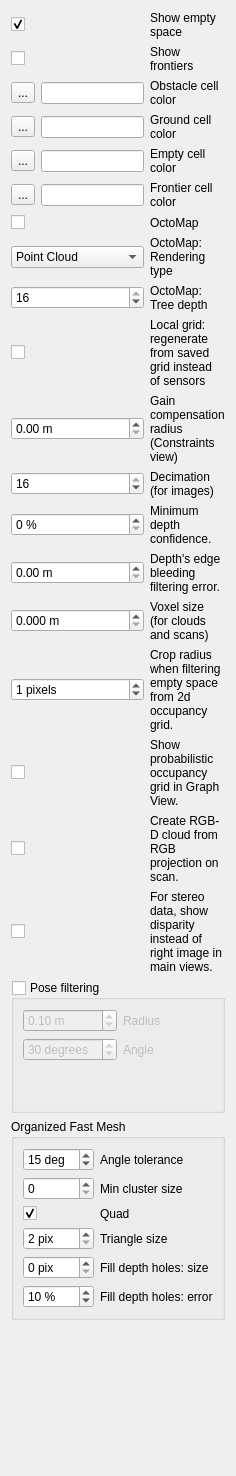
       <widget class="QWidget" name="page_4">
        <property name="geometry">
         <rect>
          <x>0</x>
          <y>0</y>
          <width>217</width>
          <height>1476</height>
         </rect>
        </property>
        <attribute name="label">
         <string>Grid/cloud generation</string>
        </attribute>
        <layout class="QVBoxLayout" name="verticalLayout_16">
         <item>
          <layout class="QGridLayout" name="gridLayout_9" columnstretch="0,1">
           <item row="3" column="1">
            <widget class="QLabel" name="label_octomap_empty_3">
             <property name="text">
              <string>Ground cell color</string>
             </property>
             <property name="wordWrap">
              <bool>true</bool>
             </property>
            </widget>
           </item>
           <item row="14" column="1">
            <widget class="QLabel" name="label_61">
             <property name="text">
              <string>Minimum depth confidence.</string>
             </property>
             <property name="wordWrap">
              <bool>true</bool>
             </property>
            </widget>
           </item>
           <item row="18" column="1">
            <widget class="QLabel" name="label_59">
             <property name="text">
              <string>Show probabilistic occupancy grid in Graph View.</string>
             </property>
             <property name="wordWrap">
              <bool>true</bool>
             </property>
            </widget>
           </item>
           <item row="11" column="0">
            <widget class="QCheckBox" name="checkBox_grid_regenerateFromSavedGrid">
             <property name="text">
              <string/>
             </property>
             <property name="checked">
              <bool>false</bool>
             </property>
            </widget>
           </item>
           <item row="0" column="0">
            <widget class="QCheckBox" name="checkBox_grid_empty">
             <property name="text">
              <string/>
             </property>
             <property name="checked">
              <bool>true</bool>
             </property>
            </widget>
           </item>
           <item row="17" column="0">
            <widget class="QSpinBox" name="spinBox_cropRadius">
             <property name="suffix">
              <string> pixels</string>
             </property>
             <property name="value">
              <number>1</number>
             </property>
            </widget>
           </item>
           <item row="20" column="1">
            <widget class="QLabel" name="label_logger_level_2">
             <property name="text">
              <string>For stereo data, show disparity instead of right image in main views.</string>
             </property>
             <property name="wordWrap">
              <bool>true</bool>
             </property>
            </widget>
           </item>
           <item row="13" column="0">
            <widget class="QSpinBox" name="spinBox_decimation">
             <property name="prefix">
              <string/>
             </property>
             <property name="minimum">
              <number>1</number>
             </property>
             <property name="maximum">
              <number>16</number>
             </property>
             <property name="value">
              <number>16</number>
             </property>
            </widget>
           </item>
           <item row="5" column="0">
            <layout class="QHBoxLayout" name="horizontalLayout_17">
             <item>
              <widget class="QToolButton" name="toolButton_frontierColor">
               <property name="text">
                <string>...</string>
               </property>
              </widget>
             </item>
             <item>
              <widget class="QLineEdit" name="lineEdit_frontierColor">
               <property name="readOnly">
                <bool>true</bool>
               </property>
              </widget>
             </item>
            </layout>
           </item>
           <item row="17" column="1">
            <widget class="QLabel" name="label_57">
             <property name="text">
              <string>Crop radius when filtering empty space from 2d occupancy grid.</string>
             </property>
             <property name="wordWrap">
              <bool>true</bool>
             </property>
            </widget>
           </item>
           <item row="18" column="0">
            <widget class="QCheckBox" name="checkBox_grid_showProbMap">
             <property name="text">
              <string/>
             </property>
             <property name="checked">
              <bool>false</bool>
             </property>
            </widget>
           </item>
           <item row="19" column="1">
            <widget class="QLabel" name="label_60">
             <property name="text">
              <string>Create RGB-D cloud from RGB projection on scan.</string>
             </property>
             <property name="wordWrap">
              <bool>true</bool>
             </property>
            </widget>
           </item>
           <item row="11" column="1">
            <widget class="QLabel" name="label_55">
             <property name="text">
              <string>Local grid: regenerate from saved grid instead of sensors</string>
             </property>
             <property name="wordWrap">
              <bool>true</bool>
             </property>
            </widget>
           </item>
           <item row="10" column="1">
            <widget class="QLabel" name="label_octomap_depth">
             <property name="text">
              <string>OctoMap: Tree depth</string>
             </property>
             <property name="wordWrap">
              <bool>true</bool>
             </property>
            </widget>
           </item>
           <item row="9" column="1">
            <widget class="QLabel" name="label_octomap_cubes">
             <property name="text">
              <string>OctoMap: Rendering type</string>
             </property>
             <property name="wordWrap">
              <bool>true</bool>
             </property>
            </widget>
           </item>
           <item row="2" column="1">
            <widget class="QLabel" name="label_octomap_empty_2">
             <property name="text">
              <string>Obstacle cell color</string>
             </property>
             <property name="wordWrap">
              <bool>true</bool>
             </property>
            </widget>
           </item>
           <item row="12" column="1">
            <widget class="QLabel" name="label_51">
             <property name="text">
              <string>Gain compensation radius (Constraints view)</string>
             </property>
             <property name="wordWrap">
              <bool>true</bool>
             </property>
            </widget>
           </item>
           <item row="1" column="0">
            <widget class="QCheckBox" name="checkBox_grid_frontiers">
             <property name="text">
              <string/>
             </property>
             <property name="checked">
              <bool>false</bool>
             </property>
            </widget>
           </item>
           <item row="19" column="0">
            <widget class="QCheckBox" name="checkBox_cameraProjection">
             <property name="text">
              <string/>
             </property>
             <property name="checked">
              <bool>false</bool>
             </property>
            </widget>
           </item>
           <item row="0" column="1">
            <widget class="QLabel" name="label_octomap_empty">
             <property name="text">
              <string>Show empty space</string>
             </property>
             <property name="wordWrap">
              <bool>true</bool>
             </property>
            </widget>
           </item>
           <item row="1" column="1">
            <widget class="QLabel" name="label_octomap_frontiers">
             <property name="text">
              <string>Show frontiers</string>
             </property>
             <property name="wordWrap">
              <bool>true</bool>
             </property>
            </widget>
           </item>
           <item row="6" column="1">
            <widget class="QLabel" name="label_53">
             <property name="text">
              <string>OctoMap</string>
             </property>
            </widget>
           </item>
           <item row="16" column="1">
            <widget class="QLabel" name="label_54">
             <property name="text">
              <string>Voxel size (for clouds and scans)</string>
             </property>
             <property name="wordWrap">
              <bool>true</bool>
             </property>
            </widget>
           </item>
           <item row="9" column="0">
            <widget class="QComboBox" name="comboBox_octomap_rendering_type">
             <item>
              <property name="text">
               <string>Point Cloud</string>
              </property>
             </item>
             <item>
              <property name="text">
               <string>Cube</string>
              </property>
             </item>
             <item>
              <property name="text">
               <string>Volume</string>
              </property>
             </item>
            </widget>
           </item>
           <item row="10" column="0">
            <widget class="QSpinBox" name="spinBox_grid_depth">
             <property name="prefix">
              <string/>
             </property>
             <property name="minimum">
              <number>0</number>
             </property>
             <property name="maximum">
              <number>16</number>
             </property>
             <property name="value">
              <number>16</number>
             </property>
            </widget>
           </item>
           <item row="12" column="0">
            <widget class="QDoubleSpinBox" name="doubleSpinBox_gainCompensationRadius">
             <property name="suffix">
              <string> m</string>
             </property>
             <property name="decimals">
              <number>2</number>
             </property>
             <property name="minimum">
              <double>0.000000000000000</double>
             </property>
             <property name="maximum">
              <double>10.000000000000000</double>
             </property>
             <property name="singleStep">
              <double>0.010000000000000</double>
             </property>
             <property name="value">
              <double>0.000000000000000</double>
             </property>
            </widget>
           </item>
           <item row="5" column="1">
            <widget class="QLabel" name="label_octomap_frontiers_3">
             <property name="text">
              <string>Frontier cell color</string>
             </property>
             <property name="wordWrap">
              <bool>true</bool>
             </property>
            </widget>
           </item>
           <item row="4" column="1">
            <widget class="QLabel" name="label_octomap_empty_4">
             <property name="text">
              <string>Empty cell color</string>
             </property>
             <property name="wordWrap">
              <bool>true</bool>
             </property>
            </widget>
           </item>
           <item row="13" column="1">
            <widget class="QLabel" name="label_56">
             <property name="text">
              <string>Decimation (for images)</string>
             </property>
             <property name="wordWrap">
              <bool>true</bool>
             </property>
            </widget>
           </item>
           <item row="6" column="0">
            <widget class="QCheckBox" name="checkBox_octomap">
             <property name="text">
              <string/>
             </property>
            </widget>
           </item>
           <item row="3" column="0">
            <layout class="QHBoxLayout" name="horizontalLayout_9">
             <item>
              <widget class="QToolButton" name="toolButton_groundColor">
               <property name="text">
                <string>...</string>
               </property>
              </widget>
             </item>
             <item>
              <widget class="QLineEdit" name="lineEdit_groundColor">
               <property name="readOnly">
                <bool>true</bool>
               </property>
              </widget>
             </item>
            </layout>
           </item>
           <item row="16" column="0">
            <widget class="QDoubleSpinBox" name="doubleSpinBox_voxelSize">
             <property name="suffix">
              <string> m</string>
             </property>
             <property name="decimals">
              <number>3</number>
             </property>
             <property name="minimum">
              <double>0.000000000000000</double>
             </property>
             <property name="maximum">
              <double>99.000000000000000</double>
             </property>
             <property name="singleStep">
              <double>0.010000000000000</double>
             </property>
             <property name="value">
              <double>0.000000000000000</double>
             </property>
            </widget>
           </item>
           <item row="2" column="0">
            <layout class="QHBoxLayout" name="horizontalLayout_11">
             <item>
              <widget class="QToolButton" name="toolButton_obstacleColor">
               <property name="text">
                <string>...</string>
               </property>
              </widget>
             </item>
             <item>
              <widget class="QLineEdit" name="lineEdit_obstacleColor">
               <property name="readOnly">
                <bool>true</bool>
               </property>
              </widget>
             </item>
            </layout>
           </item>
           <item row="20" column="0">
            <widget class="QCheckBox" name="checkBox_showDisparityInsteadOfRight">
             <property name="text">
              <string/>
             </property>
             <property name="checked">
              <bool>false</bool>
             </property>
            </widget>
           </item>
           <item row="4" column="0">
            <layout class="QHBoxLayout" name="horizontalLayout_12">
             <item>
              <widget class="QToolButton" name="toolButton_emptyColor">
               <property name="text">
                <string>...</string>
               </property>
              </widget>
             </item>
             <item>
              <widget class="QLineEdit" name="lineEdit_emptyColor">
               <property name="readOnly">
                <bool>true</bool>
               </property>
              </widget>
             </item>
            </layout>
           </item>
           <item row="15" column="1">
            <widget class="QLabel" name="label_62">
             <property name="text">
              <string>Depth's edge bleeding filtering error.</string>
             </property>
             <property name="wordWrap">
              <bool>true</bool>
             </property>
            </widget>
           </item>
           <item row="15" column="0">
            <widget class="QDoubleSpinBox" name="doubleSpinBox_depthEdgeBleedingError">
             <property name="suffix">
              <string> m</string>
             </property>
             <property name="decimals">
              <number>2</number>
             </property>
             <property name="minimum">
              <double>0.000000000000000</double>
             </property>
             <property name="maximum">
              <double>10.000000000000000</double>
             </property>
             <property name="singleStep">
              <double>0.010000000000000</double>
             </property>
             <property name="value">
              <double>0.000000000000000</double>
             </property>
            </widget>
           </item>
           <item row="14" column="0">
            <widget class="QSpinBox" name="spinBox_depthConfidence">
             <property name="suffix">
              <string> %</string>
             </property>
             <property name="minimum">
              <number>0</number>
             </property>
             <property name="maximum">
              <number>100</number>
             </property>
             <property name="value">
              <number>0</number>
             </property>
            </widget>
           </item>
          </layout>
         </item>
         <item>
          <widget class="QGroupBox" name="groupBox_posefiltering">
           <property name="title">
            <string>Pose filtering</string>
           </property>
           <property name="checkable">
            <bool>true</bool>
           </property>
           <property name="checked">
            <bool>false</bool>
           </property>
           <layout class="QGridLayout" name="gridLayout_12" columnstretch="0,1">
            <item row="4" column="0">
             <widget class="QDoubleSpinBox" name="doubleSpinBox_posefilteringAngle">
              <property name="suffix">
               <string> degrees</string>
              </property>
              <property name="decimals">
               <number>0</number>
              </property>
              <property name="maximum">
               <double>180.000000000000000</double>
              </property>
              <property name="value">
               <double>30.000000000000000</double>
              </property>
             </widget>
            </item>
            <item row="3" column="0">
             <widget class="QDoubleSpinBox" name="doubleSpinBox_posefilteringRadius">
              <property name="suffix">
               <string> m</string>
              </property>
              <property name="minimum">
               <double>0.010000000000000</double>
              </property>
              <property name="value">
               <double>0.100000000000000</double>
              </property>
             </widget>
            </item>
            <item row="3" column="1">
             <widget class="QLabel" name="label_42">
              <property name="text">
               <string>Radius</string>
              </property>
             </widget>
            </item>
            <item row="4" column="1">
             <widget class="QLabel" name="label_43">
              <property name="text">
               <string>Angle</string>
              </property>
             </widget>
            </item>
            <item row="5" column="0">
             <spacer name="verticalSpacer_4">
              <property name="orientation">
               <enum>Qt::Orientation::Vertical</enum>
              </property>
              <property name="sizeHint" stdset="0">
               <size>
                <width>20</width>
                <height>40</height>
               </size>
              </property>
             </spacer>
            </item>
           </layout>
          </widget>
         </item>
         <item>
          <widget class="QGroupBox" name="groupBox">
           <property name="title">
            <string>Organized Fast Mesh</string>
           </property>
           <layout class="QGridLayout" name="gridLayout_13">
            <item row="3" column="1">
             <widget class="QLabel" name="label_14">
              <property name="text">
               <string>Triangle size</string>
              </property>
             </widget>
            </item>
            <item row="0" column="1">
             <widget class="QLabel" name="label_12">
              <property name="text">
               <string>Angle tolerance</string>
              </property>
             </widget>
            </item>
            <item row="0" column="0">
             <widget class="QSpinBox" name="spinBox_mesh_angleTolerance">
              <property name="suffix">
               <string> deg</string>
              </property>
              <property name="minimum">
               <number>1</number>
              </property>
              <property name="maximum">
               <number>180</number>
              </property>
              <property name="value">
               <number>15</number>
              </property>
             </widget>
            </item>
            <item row="3" column="0">
             <widget class="QSpinBox" name="spinBox_mesh_triangleSize">
              <property name="suffix">
               <string> pix</string>
              </property>
              <property name="minimum">
               <number>2</number>
              </property>
              <property name="maximum">
               <number>99</number>
              </property>
             </widget>
            </item>
            <item row="2" column="1">
             <widget class="QLabel" name="label_13">
              <property name="text">
               <string>Quad</string>
              </property>
             </widget>
            </item>
            <item row="5" column="1">
             <widget class="QLabel" name="label_17">
              <property name="text">
               <string>Fill depth holes: error</string>
              </property>
             </widget>
            </item>
            <item row="5" column="0">
             <widget class="QSpinBox" name="spinBox_mesh_depthError">
              <property name="suffix">
               <string> %</string>
              </property>
              <property name="minimum">
               <number>1</number>
              </property>
              <property name="value">
               <number>10</number>
              </property>
             </widget>
            </item>
            <item row="2" column="0">
             <widget class="QCheckBox" name="checkBox_mesh_quad">
              <property name="text">
               <string/>
              </property>
              <property name="checked">
               <bool>true</bool>
              </property>
             </widget>
            </item>
            <item row="4" column="1">
             <widget class="QLabel" name="label_15">
              <property name="text">
               <string>Fill depth holes: size</string>
              </property>
             </widget>
            </item>
            <item row="4" column="0">
             <widget class="QSpinBox" name="spinBox_mesh_fillDepthHoles">
              <property name="suffix">
               <string> pix</string>
              </property>
              <property name="minimum">
               <number>0</number>
              </property>
              <property name="maximum">
               <number>99</number>
              </property>
              <property name="value">
               <number>0</number>
              </property>
             </widget>
            </item>
            <item row="1" column="1">
             <widget class="QLabel" name="label_20">
              <property name="text">
               <string>Min cluster size</string>
              </property>
             </widget>
            </item>
            <item row="1" column="0">
             <widget class="QSpinBox" name="spinBox_mesh_minClusterSize">
              <property name="suffix">
               <string/>
              </property>
              <property name="minimum">
               <number>0</number>
              </property>
              <property name="maximum">
               <number>999</number>
              </property>
              <property name="value">
               <number>0</number>
              </property>
             </widget>
            </item>
           </layout>
          </widget>
         </item>
         <item>
          <spacer name="verticalSpacer_6">
           <property name="orientation">
            <enum>Qt::Orientation::Vertical</enum>
           </property>
           <property name="sizeHint" stdset="0">
            <size>
             <width>20</width>
             <height>40</height>
            </size>
           </property>
          </spacer>
         </item>
         <item>
          <spacer name="verticalSpacer_2">
           <property name="orientation">
            <enum>Qt::Orientation::Vertical</enum>
           </property>
           <property name="sizeHint" stdset="0">
            <size>
             <width>0</width>
             <height>0</height>
            </size>
           </property>
          </spacer>
         </item>
        </layout>
       </widget>
